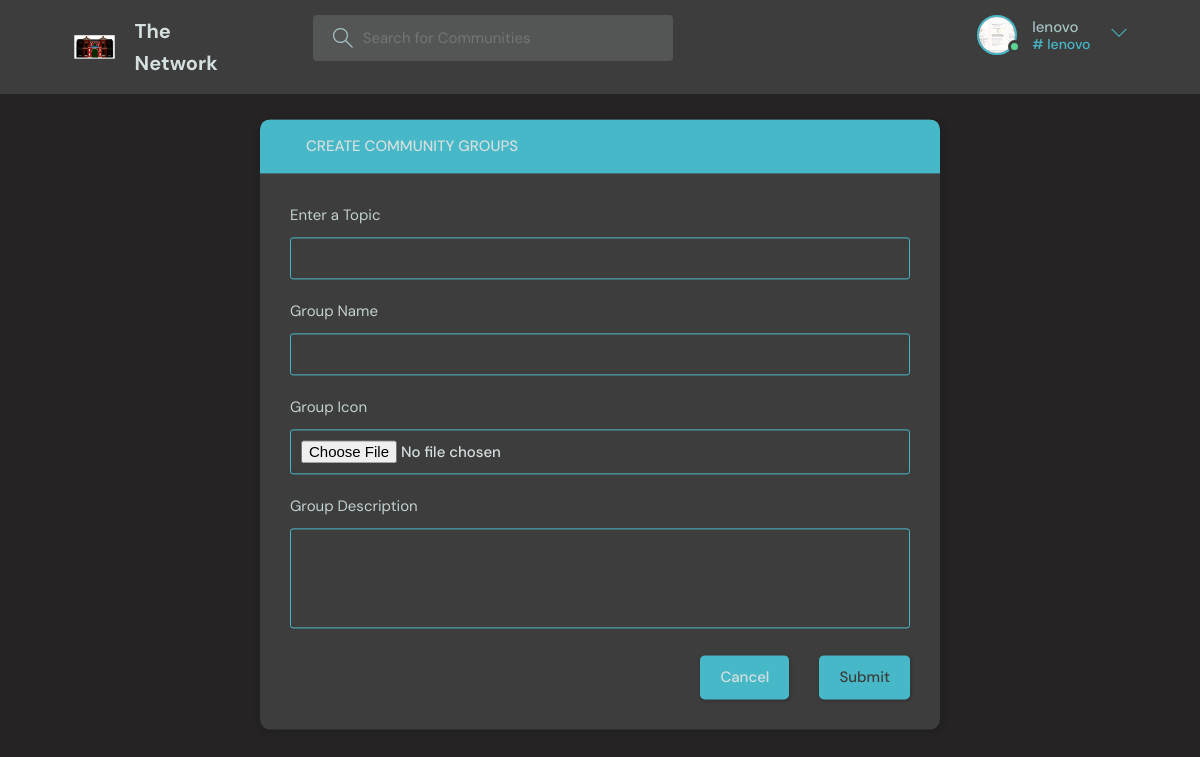
The page /createroom/ (signed in) on the database its author committed.
### app1/models.py (models this page shows)
class User(AbstractUser):
    name=models.CharField(max_length=200,null=True)
    email=models.EmailField(unique=True,null=True)
    bio=models.TextField(null=True)
    year=models.CharField(max_length=200,default="none",choices=[
      ('First','First'),
      ('Second','Second'),
      ('Third','Third'),
      ('Fourth','Fourth'),
   ])
    branch=models.CharField(max_length=200,default="none",choices=[
      ('CSE','CSE'),
      ('ISE','ISE'),
      ('AI-ML','AI-ML'),
      ('ECE','ECE'),
      ('EEE','EEE'),
      ('MECHE','MECH'),
   ])
    interests=models.CharField(max_length=50,null=True,default="none")
    avatar = models.FileField(null=True,default="none")

### app1/views.py (the view, shortened to what this page needs)
# urls.py: path('createroom/',views.enterroomdetails,name='enterroomdetails'),
@login_required(login_url='login')
def enterroomdetails(request):
   form=roomcreate()
   topics=Topic.objects.all()
   context={'form':form,'topics':topics}
   return render(request,'chatroom.html',context)

### app1/forms.py
class roomcreate(ModelForm):
    class Meta:
        model = Room
        fields = '__all__'
        exclude = ['host','participants']

### app1/templates/chatroom.html (shortened to what this page needs)
{% extends 'base.html' %} {% block start %}
<main class="create-room layout">
  <div class="container">
    <div class="layout__box">
      <div class="layout__boxHeader">
        <div class="layout__boxTitle">
          <a href="{{request.META.HTTP_REFERER}}">
            <svg
              version="1.1"
              xmlns="http://www.w3.org/2000/svg"
              width="32"
              height="32"
              viewBox="0 0 32 32"
            >
              <title>arrow-left</title>
              <path
                d="M13.723 2.286l-13.723 13.714 13.719 13.714 1.616-1.611-10.96-10.96h27.625v-2.286h-27.625l10.965-10.965-1.616-1.607z"
              ></path>
            </svg>
          </a>
          <h3>Create Community Groups</h3>
        </div>
      </div>
      <div class="layout__body">
        <form
          class="form"
          action=""
          method="POST"
          enctype="multipart/form-data"
        >
          <div class="form__group">
            <label for="room_topic">Enter a Topic</label>
            <input
              required
              type="text"
              value="{{room.topic.name}}"
              name="topic"
              list="topic-list"
            />
          </div>
          <div class="form__group">
            <label for="room_name">Group Name</label>
            {{form.name}}
          </div>
          <div class="form__group">
            <label for="room_description">Group Icon</label>
            {{form.Photo}}
          </div>
          <div class="form__group">
            <label for="room_description">Group Description</label>
            {{form.description}}
          </div>
          <div class="form__action">
            <a class="btn btn--dark" href="{{request.META.HTTP_REFERER}}"
              >Cancel</a
            >
            <button class="btn btn--main" type="submit">Submit</button>
          </div>
        </form>
      </div>
    </div>
  </div>
</main>
{% endblock %}

### app1/templates/navbar.html (shortened to what this page needs)
{% load static %}
<div>
  <header class="header header--loggedIn">
    <div class="container">
      <a href="{% url 'home' %}" class="header__logo">
        <h1>The Network</h1>
      </a>
      <form class="header__search" method="GET" action="{% url 'home' %}">
        <label>
          <input name="q" placeholder="Search for Communities" />
        </label>
      </form>
      <nav class="header__menu">
        {% if request.user.is_authenticated %}
        <div class="header__user">
          <a href="{% url 'userupdate' %}">
            <div class="avatar avatar--medium active">
              <img src="{{request.user.avatar.url}}" />
            </div>
            <p>
              {{request.user.username}} <span># {{request.user.username}}</span>
            </p>
          </a>
          <button class="dropdown-button">
            <svg
              version="1.1"
              xmlns="http://www.w3.org/2000/svg"
              width="32"
              height="32"
              viewBox="0 0 32 32"
            >
              <title>chevron-down</title>
              <path d="M16 21l-13-13h-3l16 16 16-16h-3l-13 13z"></path>
            </svg>
          </button>
        </div>
        {% else %}
        <a href="{% url 'login' %}">
          <img src="{% static 'images/avatar.svg' %}" />
          <p>Login</p>
        </a>
        {% endif %}
      </nav>
    </div>
  </header>
</div>

### rows shown on the page
User: user.avatar (picture), user.username "lenovo"
